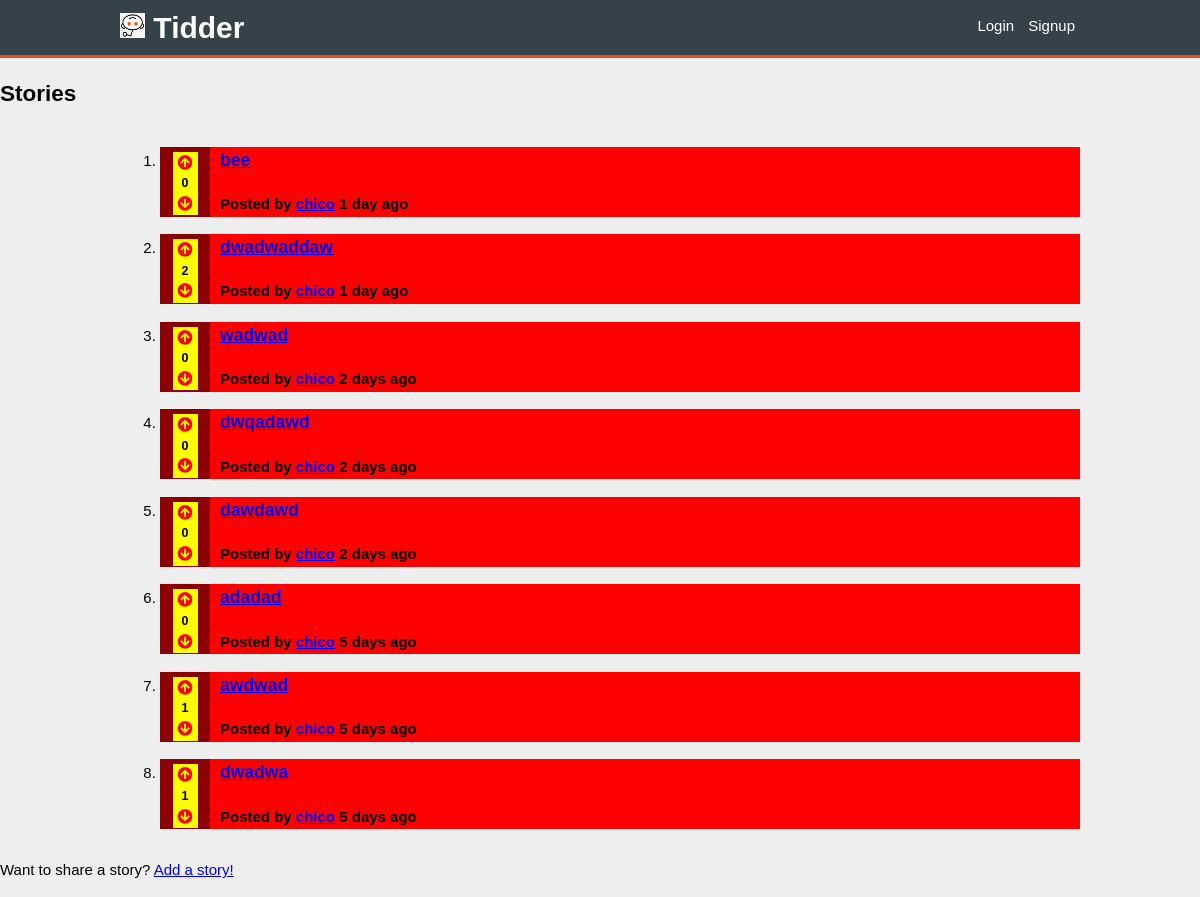
/pages/stories.php, run on the app's committed database.
### tables this page shows
CREATE TABLE opinion (
    opinion_id INTEGER NOT NULL PRIMARY KEY AUTOINCREMENT,
	parent_id INTEGER REFERENCES opinion(opinion_id),
    opinion_title VARCHAR,
    opinion_text VARCHAR NOT NULL,
	posted DATETIME NOT NULL,
    user_id INTEGER NOT NULL REFERENCES user
);

### pages/stories.php (called while the page is built, shortened)
<?php
	include_once('../includes/date.php');
	include_once('../database/db_story.php');
	include_once('../templates/tpl_common.php');
	include_once('../templates/tpl_stories.php');
	$stories = array_reverse(getAllStories());
	$now = time();
	for($i = 0; $i < count($stories); $i++){
		$stories[$i]['username'] = getUserName($stories[$i]['user_id']);
		$stories[$i]['score'] = getScore($stories[$i]['opinion_id']);
	}
	$page = 'stories.php';
	draw_header(true);
	draw_stories($stories,true);
	draw_footer();
?>

### database/db_story.php (called while the page is built, shortened)
<?php
	function getAllStories() {
		$db = Database::instance()->db();
		$stmt = $db->prepare('SELECT * FROM opinion WHERE parent_id IS NULL');
		$stmt->execute();
		return $stmt->fetchAll();
	}
?>

### includes/date.php (called while the page is built, shortened)
<?php
	function deltaTime($now, $date){
		$time = strtotime($date);
		$delta = $now - $time;
		if(!floor($delta/2592000)){
			$time_word = (floor($delta/86400) == 1 ? ' day ' : ' days ');
			return floor($delta/86400).$time_word.'ago';
		}
		$time_word = (floor($delta/31104000) == 1 ? ' year ' : ' years ');
		return floor($delta/31104000).$time_word.'ago';
	}
?>

### templates/tpl_stories.php (the view)
<?php function draw_stories($stories, $not_profile){ ?>
        <section id="stories">
		<header>
			<h2>Stories</h2>
		</header>
		<div class = "container">
			<ol>
					<?php
							foreach($stories as $story)
					draw_story($story);
			?>
			</ol>
		</div>
		<?php if($not_profile){?>
		<footer>
			<p>Want to share a story? <a href="add_story.php">Add a story!</a></p>
		</footer>
		<?php } ?>
		 </section>
		<?php } ?>
    <?php function draw_story($story) {
		global $now;?>
		<li>
				<article class="story" data-id="<?=$story['opinion_id']?>">
					<div class = "votes-container">
							<div class = "votes">
								<div class="upvote" role="button" data-value="<?=$story['vote']?>"><i class="fas fa-arrow-circle-up"></i></div>
								<h5><?=$story['score']?></h5>
								<div class="downvote" role="button" data-value="<?=$story['vote']?>"><i class="fas fa-arrow-circle-down"></i></div>
							</div>
					</div>
					<div class = "storyinfo">
						<h3><a href="story.php?story_id=<?=$story['opinion_id']?>"><?=$story['opinion_title']?></a></h3>
						<h4>Posted by <a href="<?='profile.php?username='.urlencode($story['username'])?>"><?=$story['username']?></a> <?=deltaTime($now, $story['posted'])?></h4>
					</div>
		   </article>
		</li>
    <?php } ?>

### templates/tpl_common.php (shortened to what this page needs)
<?php
function draw_header($isnt_login_signup) {
	global $page;
?>
<!DOCTYPE html>
<html lang="en-US">
<head>
	<link rel="stylesheet" href="https://use.fontawesome.com/releases/v5.5.0/css/all.css">
	<link rel="stylesheet" type="text/css" href="../css/style.css">
</head>
<body>
	<header>
		<div class = "container">
			<h1>
				<a href="../index.php">
					<img src="../pictures/default.jpg" alt="icon" width = "25" height = "25"> Tidder
				</a>
			</h1>
			<?php if(!isset($_SESSION['user_id'])) {
					if($isnt_login_signup) { ?>
					<nav>
						<ul>
							<li><a href='../pages/login.php?redirect=<?=urlencode($page)?>''>Login</a></li>
							<li><a href='../pages/signup.php?redirect=<?=urlencode($page)?>'>Signup</a></li>
						</ul>
					</nav>
			<?php }
			} ?>
		</div>
	</header>
<?php
}
function draw_footer() {?>
	</body>
</html>
<?php } ?>

### css/style.css (style rules this page uses)
:root { --main-bg-color: #eee; --section-login-bg-color: white; --section-login-border-color: #ddd; --section-login-footer-bg-color: #eef; --button-bg-color: #bbf; --button-hover-bg-color: #aaf; }
body { font: 15px/1.5 Arial, Helvetica, sans-serif; padding: 0; margin: 0; background-color: var(--main-bg-color); }
.container { width: 80%; margin: 0px auto; overflow: hidden; }
body > header { background-color: #35424a; color: #ffffff; padding-top: 5px; min-height: 50px; border-bottom: #e8491d 3px solid; }
body > header a { color: #ffffff; text-decoration: none; }
body > header nav a { padding: 5px; }
body > header nav li { padding: 0px; }
body > header ul { padding: 0; margin: 0; }
body > header li { display: inline; padding: 0 20px; }
body > header h1 { float: left; margin: 0; }
body > header nav { float: right; margin-top: 10px; }
article.story { background-color: red; position: relative; min-height: 70px; }
article.story .storyinfo { padding-left: 60px; }
article.story .votes-container { position: absolute; background-color: darkred; float: left; width: 50px; bottom: 0; top:0; left:0; }
article.story .votes { background-color: yellow; width: 50%; margin: 0 auto; margin-top: 5px; display: flex; align-items: center; justify-content: center; flex-direction: column; }
article.story .votes-container h5 { padding: 0; margin: 0; }
.fa-arrow-circle-down, .fa-arrow-circle-up { color: red; }

### data on the page
opinion: score "0", opinion_title "bee", username "chico", posted "1 day ago"
opinion: score "2", opinion_title "dwadwaddaw", username "chico", posted "1 day ago"
opinion: score "0", opinion_title "wadwad", username "chico", posted "2 days ago"
opinion: score "0", opinion_title "dwqadawd", username "chico", posted "2 days ago"
opinion: score "0", opinion_title "dawdawd", username "chico", posted "2 days ago"
opinion: score "0", opinion_title "adadad", username "chico", posted "5 days ago"
opinion: user "1", opinion_title "awdwad", username "chico", posted "5 days ago"
opinion: user "1", opinion_title "dwadwa", username "chico", posted "5 days ago"
